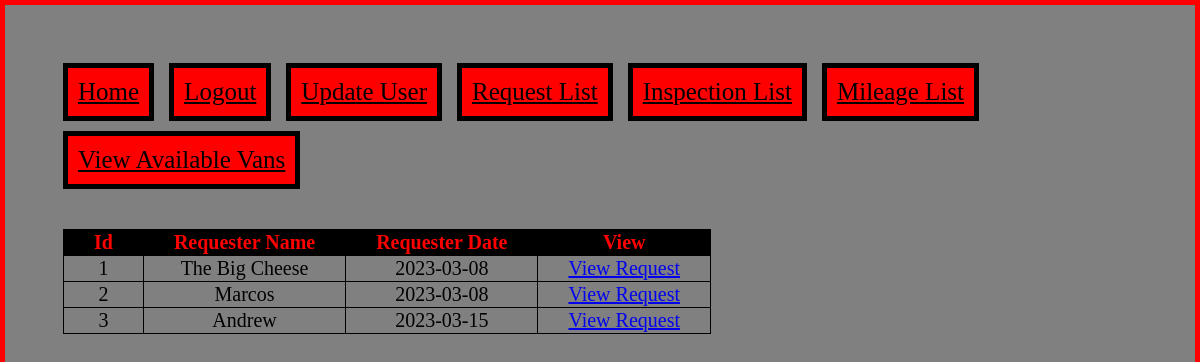
Before: /view_request_list (signed in) with the older database file.
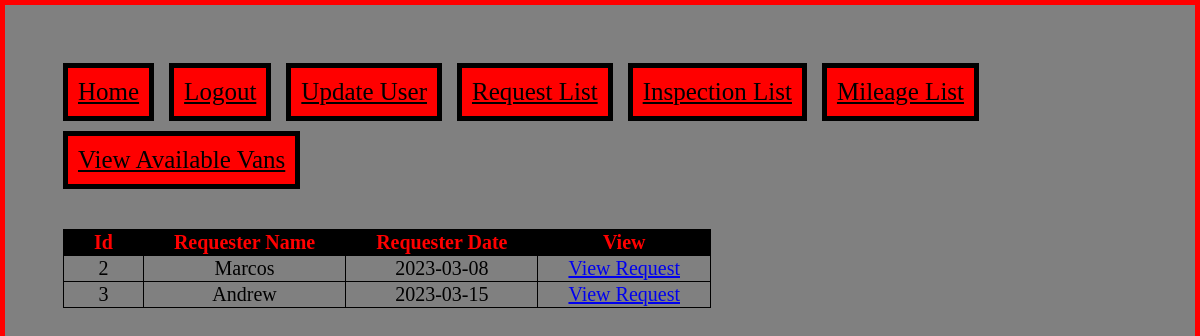
After: the same page with the newer database file.
### app.py (models this page shows)
class Requests(UserMixin, db.Model):
    id = db.Column(db.Integer, primary_key=True, nullable=False)
    date = db.Column(db.String(40), nullable=False)
    name = db.Column(db.String(40), nullable=False)
    dept = db.Column(db.String(40), nullable=False)
    courseNum = db.Column(db.Integer, nullable=False)
    phoneNum = db.Column(db.String(40), nullable=False)
    vanNum = db.Column(db.Integer, nullable=False)
    explorerNum = db.Column(db.Integer, nullable=False)
    suburbanNum = db.Column(db.Integer, nullable=False)
    equipment = db.Column(db.String(150), nullable=False)
    lands = db.Column(db.String(50), nullable=False)
    destination = db.Column(db.String(50), nullable=False)
    participantsNum = db.Column(db.Integer, nullable=False)
    tripPurpose = db.Column(db.String(50), nullable=False)
    pickupDate = db.Column(db.String(40), nullable=False)
    pickupTime = db.Column(db.String(40), nullable=False)
    returnDate = db.Column(db.String(40), nullable=False)
    returnTime = db.Column(db.String(40), nullable=False)
    operator1 = db.Column(db.String(40), nullable=False)
    operator2 = db.Column(db.String(40))
    operator3 = db.Column(db.String(40))
    operator4 = db.Column(db.String(40))
    operator5 = db.Column(db.String(40))
    indexNum = db.Column(db.String(40), nullable=False)
    accountNum = db.Column(db.String(40), nullable=False)
    estMilesCost = db.Column(db.String(40), nullable=False)
    deptHead = db.Column(db.String(40), nullable=False)

### app.py (the view)
@app.route('/view_request_list')
@login_required
def requestList():
    return render_template('view_request_list.html', queryList=Requests.query.all(), userAuth=current_user.is_authenticated)

### app.py (called while the page is built)
@login_manager.user_loader
def load_user(uid):
    return User.query.get(uid)

### templates/view_request_list.html (shortened to what this page needs)
{% extends "base.html" %}
{% block content %}
<html>
  <head>
  </head>
  <table>
		<tr>
			<th>Id</th>
			<th>Requester Name</th>
			<th>Requester Date</th>
			<th>View</th>
		</tr>
	{% for request in queryList %}
		<tr>
			<td>{{ request.id }}</td>
			<td>{{ request.name }}</td>
			<td>{{ request.date }}</td>
			<td><a href="/view_request_detail?id={{ request.id }}">View Request</a></td>
		</tr>
	{% endfor %}
	</table>
</html>
{% endblock %}

Changed rows visible on the page:
removed Requests: id "1", name "The Big Cheese", date "2023-03-08"
